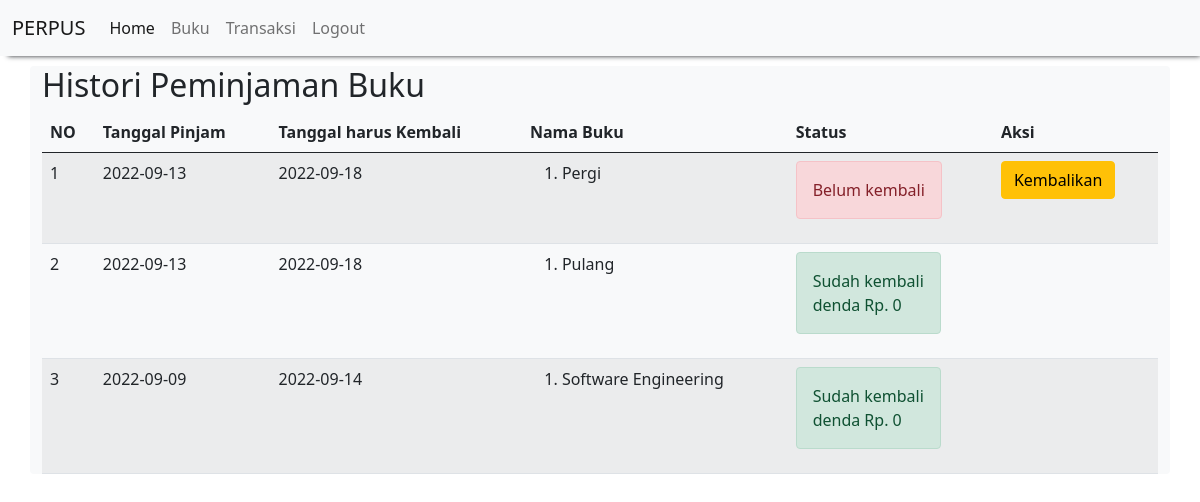
The page /histori_peminjaman.php (signed in) on the database its author committed.
### tables this page shows
CREATE TABLE `peminjaman_buku` (
  `id_peminjaman_buku` int(11) NOT NULL,
  `id_siswa` int(11) NOT NULL,
  `tanggal_pinjam` date NOT NULL,
  `tanggal_kembali` date NOT NULL
);

CREATE TABLE `detail_peminjaman_buku` (
  `id_detail_peminjaman_buku` int(11) NOT NULL,
  `id_peminjaman_buku` int(11) NOT NULL,
  `id_buku` int(11) NOT NULL,
  `qty` int(11) NOT NULL
);

CREATE TABLE `buku` (
  `id_buku` int(11) NOT NULL,
  `nama_buku` varchar(255) NOT NULL,
  `deskripsi` varchar(255) NOT NULL,
  `foto` blob NOT NULL
);

CREATE TABLE `pengembalian_buku` (
  `id_pengembalian_buku` int(11) NOT NULL,
  `id_peminjaman_buku` int(11) NOT NULL,
  `tanggal_pengembalian` date NOT NULL,
  `denda` int(11) NOT NULL
);

### histori_peminjaman.php (the view)
<?php
    include "header.php";
?>
<h2>Histori Peminjaman Buku</h2>
<table class="table table-hover table-striped">
    <thead>
        <th>NO</th><th>Tanggal Pinjam</th><th>Tanggal harus Kembali</th><th>Nama Buku</th><th>Status</th><th>Aksi</th>
    </thead>
    <tbody>
        <?php
        include "koneksi.php";
        $qry_histori=mysqli_query($conn,"select * from peminjaman_buku order by id_peminjaman_buku desc");
        $no=0;
        while($dt_histori=mysqli_fetch_array($qry_histori)){
            $no++;
            $buku_dipinjam="<ol>";
            $qry_buku=mysqli_query($conn,"select * from  detail_peminjaman_buku join buku on buku.id_buku=detail_peminjaman_buku.id_buku where id_peminjaman_buku = '".$dt_histori['id_peminjaman_buku']."'");
            while($dt_buku=mysqli_fetch_array($qry_buku)){
                $buku_dipinjam.="<li>".$dt_buku['nama_buku']."</li>";
            }
            $buku_dipinjam.="</ol>";
            $qry_cek_kembali=mysqli_query($conn,"select * from pengembalian_buku where id_peminjaman_buku = '".$dt_histori['id_peminjaman_buku']."'");
            if(mysqli_num_rows($qry_cek_kembali)>0){
                $dt_kembali=mysqli_fetch_array($qry_cek_kembali);
                $denda="denda Rp. ".$dt_kembali['denda'];
                $status_kembali="<label class='alert alert-success'>Sudah kembali <br>".$denda."</label>";
                $button_kembali="";
            } else {
                $status_kembali="<label class='alert alert-danger'>Belum kembali</label>";
                $button_kembali="<a href='kembali.php?id=".$dt_histori['id_peminjaman_buku']."' class='btn btn-warning' onclick='return confirm(\"hello\")'>Kembalikan</a>";
            }
        ?>
            <tr>
                <td><?=$no?></td><td><?=$dt_histori['tanggal_pinjam']?></td><td><?=$dt_histori['tanggal_kembali']?></td><td><?=$buku_dipinjam?></td><td><?=$status_kembali?></td><td><?=$button_kembali?></td>
            </tr>
        <?php
        }
        ?>
    </tbody>
</table>
<?php
    include "footer.php";
?>

### rows shown on the page
peminjaman_buku: tanggal_pinjam "2022-09-13", tanggal_kembali "2022-09-18", shows "Belum kembali"
detail_peminjaman_buku: id_buku.nama_buku "Pergi"
peminjaman_buku: tanggal_pinjam "2022-09-13", tanggal_kembali "2022-09-18", pengembalian_buku.denda "denda Rp. 0"
detail_peminjaman_buku: id_buku.nama_buku "Pulang"
peminjaman_buku: tanggal_pinjam "2022-09-09", tanggal_kembali "2022-09-14", pengembalian_buku.denda "denda Rp. 0"
detail_peminjaman_buku: id_buku.nama_buku "Software Engineering"
